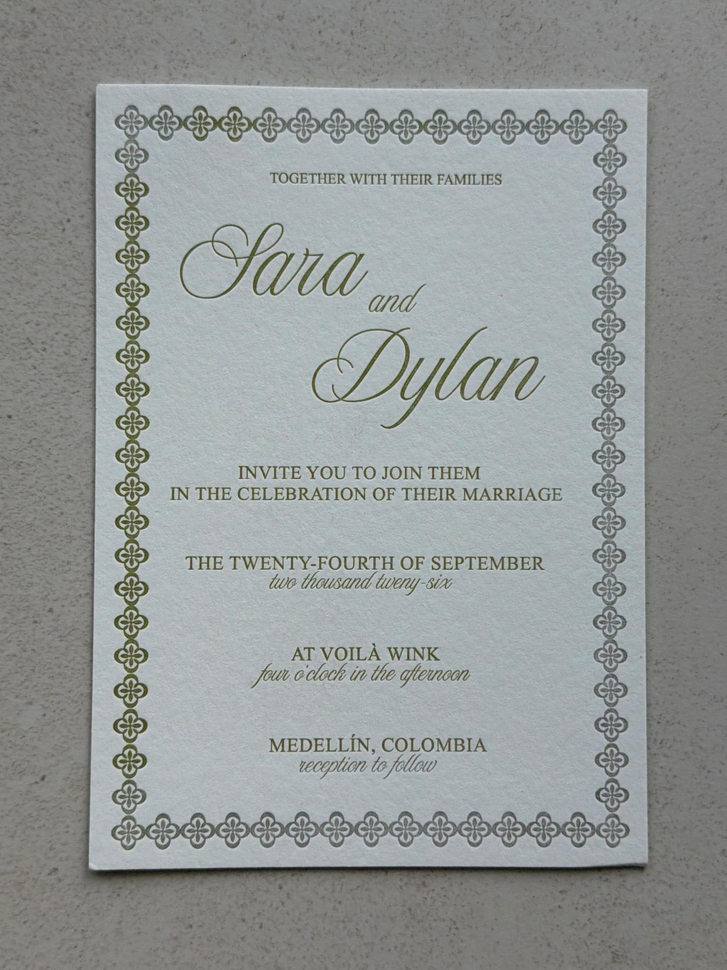
#> input picture data/wedding_invite.png, 727 x 970 px, shrunk from 1536 x 2048 before the run, found by its file name
$ python extract_text.py
#> lines starting #> are read from the running program, lines starting #| are printed output that depends on the picture; after the words box and inside, x2 and y2 are one past the last pixel; in counts of white or black regions, pixels touching at a corner belong together
#> in main, img is the input picture: shape (970, 727, 3); mean B, G, R 151, 151.9, 147.5
### card_utils.py
# Copyright (c) 2025 takotime808
"""Shared image-processing pipeline for locating a photographed card and its
printed border band. Used by extract_border.py and extract_text.py."""

import cv2
import numpy as np


def order_corners(pts):
    s = pts.sum(axis=1)
    diff = np.diff(pts, axis=1).flatten()
    tl = pts[np.argmin(s)]
    br = pts[np.argmax(s)]
    tr = pts[np.argmin(diff)]
    bl = pts[np.argmax(diff)]
    return np.array([tl, tr, br, bl], dtype="float32")


def deskew_card(img):
    gray = cv2.cvtColor(img, cv2.COLOR_BGR2GRAY)
    blur = cv2.GaussianBlur(gray, (7, 7), 0)
    _, thresh = cv2.threshold(blur, 0, 255, cv2.THRESH_BINARY + cv2.THRESH_OTSU)
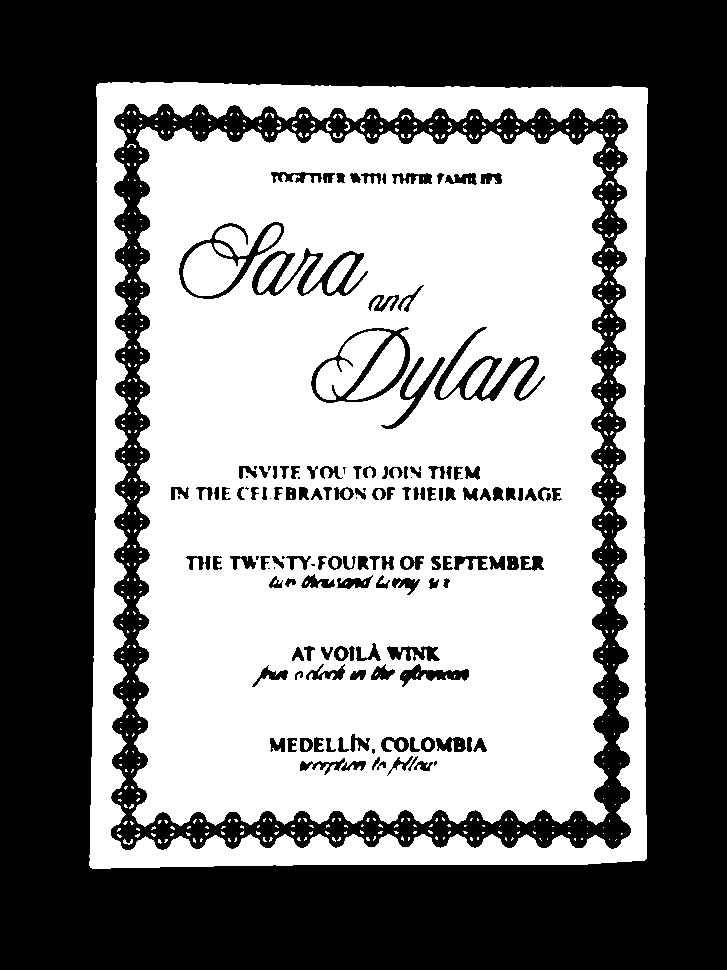
#> thresh: shape (970, 727); 50.7% white; 147 black regions (19 under 20 px)
    contours, _ = cv2.findContours(thresh, cv2.RETR_EXTERNAL, cv2.CHAIN_APPROX_SIMPLE)
#> contours = 1 contour; box (x1, y1, x2, y2) and area: (89, 82, 648, 869) 428196
    if not contours:
        raise RuntimeError("Could not find a card-shaped region in the image.")
    largest = max(contours, key=cv2.contourArea)
#> largest = contour of 232 points, box (x1, y1, x2, y2) (89, 82, 648, 869), area 428196
    box = cv2.boxPoints(cv2.minAreaRect(largest))
#> box = [[646, 868.7], [88.98, 868], [90.02, 81.86], [647, 82.6]]
    src = order_corners(box)
#> in order_corners, `s = pts.sum(axis=1)`: s = [1514.7, 957, 171.9, 729.6]
#> in order_corners, `diff = np.diff(pts, axis=1).flatten()`: diff = [222.7, 779, -8.17, -564.4]
#> in order_corners, `tl = pts[np.argmin(s)]`: tl = [90.02, 81.86]
#> in order_corners, `br = pts[np.argmax(s)]`: br = [646, 868.7]
#> in order_corners, `tr = pts[np.argmin(diff)]`: tr = [647, 82.6]
#> in order_corners, `bl = pts[np.argmax(diff)]`: bl = [88.98, 868]
#> src = [[90.02, 81.86], [647, 82.6], [646, 868.7], [88.98, 868]]

    width = int(max(np.linalg.norm(src[2] - src[3]), np.linalg.norm(src[1] - src[0])))
#> width = 557
    height = int(max(np.linalg.norm(src[1] - src[2]), np.linalg.norm(src[0] - src[3])))
#> height = 786
    dst = np.array(
        [[0, 0], [width - 1, 0], [width - 1, height - 1], [0, height - 1]],
        dtype="float32",
    )
#> dst = [[0, 0], [556, 0], [556, 785], [0, 785]]
    matrix = cv2.getPerspectiveTransform(src, dst)
#> matrix = [[0.998, 0.00132, -89.97], [-0.00132, 0.999, -81.62], [-1.85e-13, 6.97e-11, 1]]
    return cv2.warpPerspective(img, matrix, (width, height))
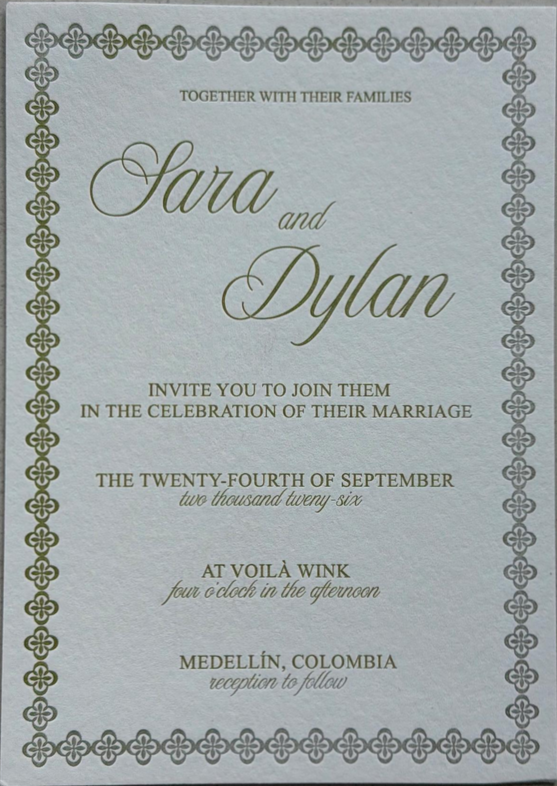
#> returned value: shape (786, 557, 3); mean of channels 0, 1, 2 168.8, 168.2, 161; drawn as B, G, R


def ink_mask(gray):
    thresh, _ = cv2.threshold(gray, 0, 255, cv2.THRESH_BINARY_INV + cv2.THRESH_OTSU)
#> thresh = 141
    return gray < thresh
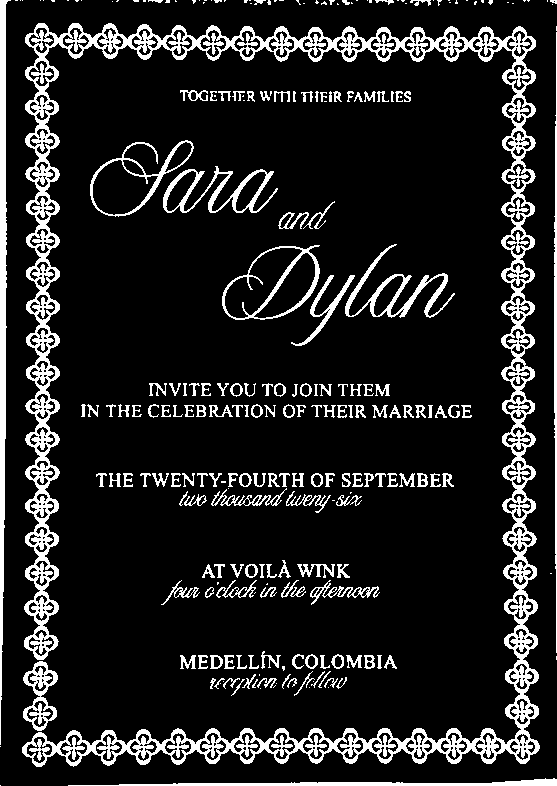
#> returned value: shape (786, 557) bool; 13.4% white; 247 white regions (84 under 20 px), largest, box (x1, y1, x2, y2) and area: (22, 23, 540, 767) 34179, (0, 0, 11, 745) 3698, (68, 778, 557, 786) 1587


def find_shadow_trim(density, low=0.05, run=5):
    """How many pixels of soft drop-shadow hug this edge before the flat paper begins."""
    for i in range(len(density) - run):
        if np.all(density[i:i + run] <= low):
            return i
    return 0


def smooth(density, window=5):
    kernel = np.ones(window) / window
    return np.convolve(density, kernel, mode="same")


def find_border_thickness(density, enter_thresh, exit_thresh, exit_run, max_frac):
    """How many pixels from this edge the printed border pattern extends."""
    n = len(density)
    max_search = int(n * max_frac)
    started = False
    end = 0
    i = 0
    while i < max_search:
        if density[i] > enter_thresh:
            started = True
            end = i
        elif started:
            j = i
            while j < n and density[j] <= exit_thresh:
                j += 1
            if j - i >= exit_run:
                break
        i += 1
    return end + 1


def clean_ink_mask(ink, min_area=2, edge_margin=20):
    """Drop noise from a bilevel ink mask (0/255, uint8): specks within
    edge_margin px of the canvas edge (photographic shadow residue that
    survived shadow-trimming, which fades out gradually rather than
    stopping exactly on the boundary pixel) and specks smaller than
    min_area (sensor/paper-texture dust). Genuine text marks (dots,
    hyphens, accents) sit well inset from the edge, so they're left alone.
    """
    h, w = ink.shape
    n, labels, stats, _ = cv2.connectedComponentsWithStats(ink, connectivity=8)
    x, y, bw, bh, area = stats[:, 0], stats[:, 1], stats[:, 2], stats[:, 3], stats[:, 4]
    near_edge = (x <= edge_margin) | (y <= edge_margin) | (x + bw >= w - edge_margin) | (y + bh >= h - edge_margin)
    keep = np.ones(n, dtype=bool)
    keep[0] = False
    keep &= ~near_edge
    keep &= area >= min_area
    return (keep[labels] * 255).astype(np.uint8)


def locate_card(img, pad=4, enter_thresh=0.15, exit_thresh=0.10, exit_run=20, max_frac=0.3,
                 overrides=(None, None, None, None)):
    """Deskew the card and measure its border-band thickness on each side.

    Returns (trimmed_card_bgr, top, bottom, left, right).
    """
    card = deskew_card(img)
    gray = cv2.cvtColor(card, cv2.COLOR_BGR2GRAY)
    ink = ink_mask(gray)

    row_density = ink.mean(axis=1)
#> row_density = 786 values, max 0.88 at index 785, min 0 at index 767, mean 0.134
    col_density = ink.mean(axis=0)
#> col_density = 557 values, max 0.95 at index 0, min 0 at index 11, mean 0.134
    h, w = ink.shape
#> h = 786; w = 557

    top_trim = find_shadow_trim(row_density)
#> the loop in find_shadow_trim, `for i in range(len(density) - run):` made 6 passes
#> top_trim = 5
    bottom_trim = find_shadow_trim(row_density[::-1])
#> the loop in find_shadow_trim, `for i in range(len(density) - run):` made 7 passes
#> bottom_trim = 6
    left_trim = find_shadow_trim(col_density)
#> the loop in find_shadow_trim, `for i in range(len(density) - run):` made 8 passes
#> left_trim = 7
    right_trim = find_shadow_trim(col_density[::-1])
#> the loop in find_shadow_trim, `for i in range(len(density) - run):` made 4 passes
#> right_trim = 3

    trimmed = card[top_trim:h - bottom_trim, left_trim:w - right_trim]
    tgray = cv2.cvtColor(trimmed, cv2.COLOR_BGR2GRAY)
    tink = ink_mask(tgray)
#> in ink_mask (call 2), `return gray < thresh`:
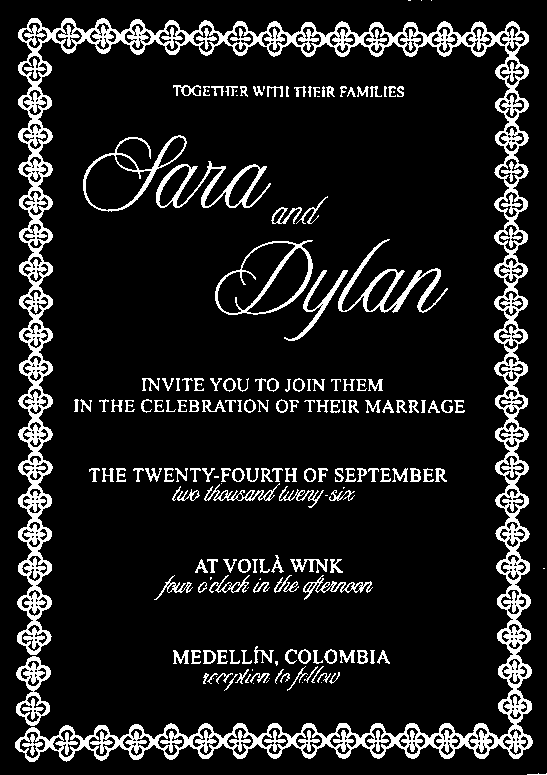
#> returned value: shape (775, 547) bool; 12.2% white; 182 white regions (27 under 20 px), largest, box (x1, y1, x2, y2) and area: (15, 18, 533, 762) 34179, (338, 239, 448, 313) 1504, (156, 161, 271, 208) 1417

    row_d = smooth(tink.mean(axis=1))
#> row_d = 775 values, max 0.67 at index 741, min 0 at index 3, mean 0.122
    col_d = smooth(tink.mean(axis=0))
#> col_d = 547 values, max 0.689 at index 34, min 0 at index 0, mean 0.122

    top_o, bottom_o, left_o, right_o = overrides

    def thickness(density, override):
        if override is not None:
            return override
        return find_border_thickness(density, enter_thresh, exit_thresh, exit_run, max_frac) + pad
#> in find_border_thickness, `n = len(density)`: n = 775
#> in find_border_thickness, `max_search = int(n * max_frac)`: max_search = 232
#> the loop in find_border_thickness, `while i < max_search:` made 58 passes
#> after the loop in find_border_thickness, `while i < max_search:`: i = 57

    top = thickness(row_d, top_o)
#> top = 60
    bottom = thickness(row_d[::-1], bottom_o)
#> the loop in find_border_thickness (call 2), `while i < max_search:` made 53 passes
#> bottom = 55
    left = thickness(col_d, left_o)
#> left = 56
    right = thickness(col_d[::-1], right_o)
#> right = 55

    return trimmed, top, bottom, left, right

### extract_text.py
# Copyright (c) 2025 takotime808
"""
Extract only the text inside the border of a photographed wedding
invitation, discarding the border pattern and blank paper.

Uses the same card-locating pipeline as extract_border.py (deskew, shadow
trim, border-thickness detection) to find the interior region, then keeps
just the ink pixels within it. Output is the same canvas size as
extract_border.py's output, so the two layers line up for the 3D model.

Speckle noise (isolated pixels from paper texture) below --min-area is
dropped before saving.
"""

import argparse

import cv2
import numpy as np

from card_utils import clean_ink_mask, ink_mask, locate_card


def main():
    parser = argparse.ArgumentParser(description=__doc__.strip().splitlines()[0])
    parser.add_argument("input", nargs="?", default="wedding_invite.png")
    parser.add_argument("-o", "--output", default="wedding_invite_text.png")
    parser.add_argument("--top", type=int, help="override border thickness (px)")
    parser.add_argument("--bottom", type=int, help="override border thickness (px)")
    parser.add_argument("--left", type=int, help="override border thickness (px)")
    parser.add_argument("--right", type=int, help="override border thickness (px)")
    parser.add_argument("--pad", type=int, default=4, help="extra px kept past the detected border band")
    parser.add_argument("--min-area", type=int, default=2, help="drop ink specks smaller than this many px (edge-touching shadow residue is always dropped)")
    parser.add_argument("--keep-color", action="store_true", help="keep original ink color instead of solid black")
    args = parser.parse_args()

    img = cv2.imread(args.input)
    if img is None:
        raise SystemExit(f"Could not read image: {args.input}")

    trimmed, top, bottom, left, right = locate_card(
        img,
        pad=args.pad,
        overrides=(args.top, args.bottom, args.left, args.right),
    )
#> top = 60; bottom = 55; left = 56; right = 55
    th, tw = trimmed.shape[:2]
#> th = 775; tw = 547
    print(f"Interior region (px) — top:{top} bottom:{bottom} left:{left} right:{right}")
#| Interior region (px) — top:60 bottom:55 left:56 right:55

    interior = trimmed[top:th - bottom, left:tw - right]
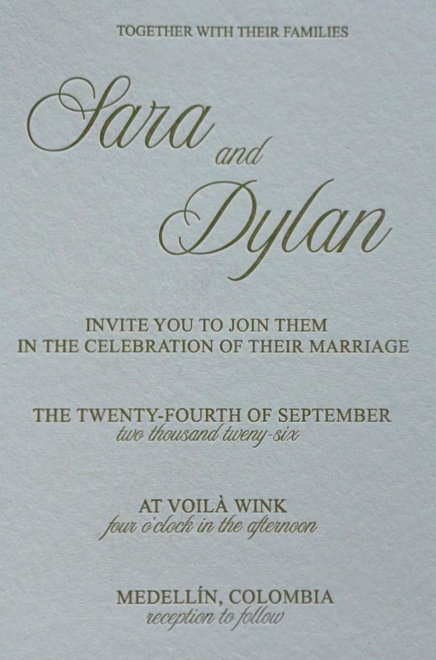
#> interior: shape (660, 436, 3); mean B, G, R 175.6, 174.5, 166.8
    igray = cv2.cvtColor(interior, cv2.COLOR_BGR2GRAY)
    iink = ink_mask(igray).astype(np.uint8) * 255
#> in ink_mask (call 3), `return gray < thresh`: returned value: shape (660, 436) bool; 5.8% white in thin lines or dots, all inside (x1, y1, x2, y2) = (18, 25, 409, 631)
    iink = clean_ink_mask(iink, min_area=args.min_area)
#> in clean_ink_mask, `n, labels, stats, _ = cv2.connectedComponentsWithStats(ink, connectivi..`:
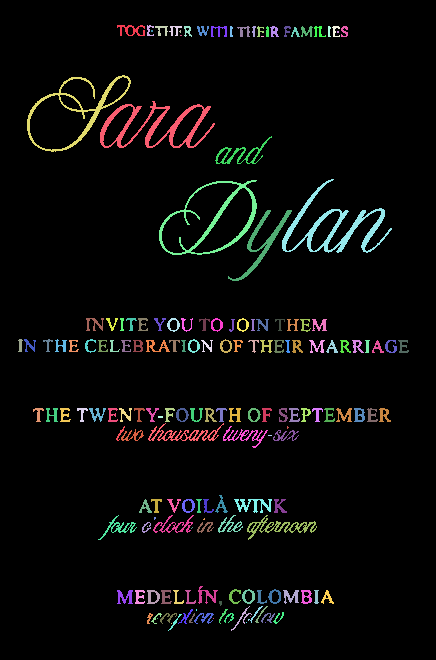
#> labels: shape (660, 436) int32; 170 distinct labels, from 0 to 169; one colour per label, 0 black
#> in clean_ink_mask, `n, labels, stats, _ = cv2.connectedComponentsWithStats(ink, connectivi..`: n = 170; stats = 170 rows, first 6: [0, 0, 436, 660, 271064], [117, 25, 28, 11, 141], [147, 25, 7, 11, 39], [155, 26, 13, 10, 60], [169, 26, 13, 10, 57], [184, 26, 8, 11, 49]
#> in clean_ink_mask, `x, y, bw, bh, area = stats[:, 0], stats[:, 1], stats[:, 2], stats[:, 3..`: x = 170 values, max 398 at index 79, min 0 at index 0, mean 208.4; y = 170 values, max 623 at index 167, min 0 at index 0, mean 373.6; bw = 170 values, max 436 at index 0, min 1 at index 131, mean 17.21; bh = 170 values, max 660 at index 0, min 1 at index 24, mean 17.58; area = 170 values, max 271064 at index 0, min 1 at index 131, mean 1692.7
#> in clean_ink_mask, `return (keep[labels] * 255).astype(np.uint8)`: returned value: shape (660, 436); 5.8% white in thin lines or dots, all inside (x1, y1, x2, y2) = (24, 25, 409, 631)

    mask = np.zeros((th, tw), dtype=np.uint8)
    mask[top:th - bottom, left:tw - right] = iink
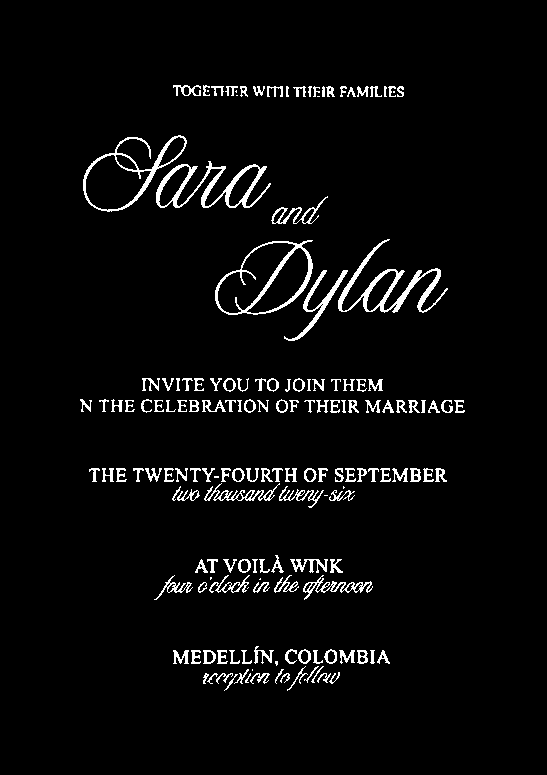
#> mask: shape (775, 547); 3.9% white in thin lines or dots, all inside (x1, y1, x2, y2) = (80, 85, 465, 691)

    if args.keep_color:
        rgba = cv2.cvtColor(trimmed, cv2.COLOR_BGR2BGRA)
    else:
        rgba = np.zeros((th, tw, 4), dtype=np.uint8)
    rgba[:, :, 3] = mask

    cv2.imwrite(args.output, rgba)
    print(f"Saved text-only image to {args.output}")


if __name__ == "__main__":
    main()
